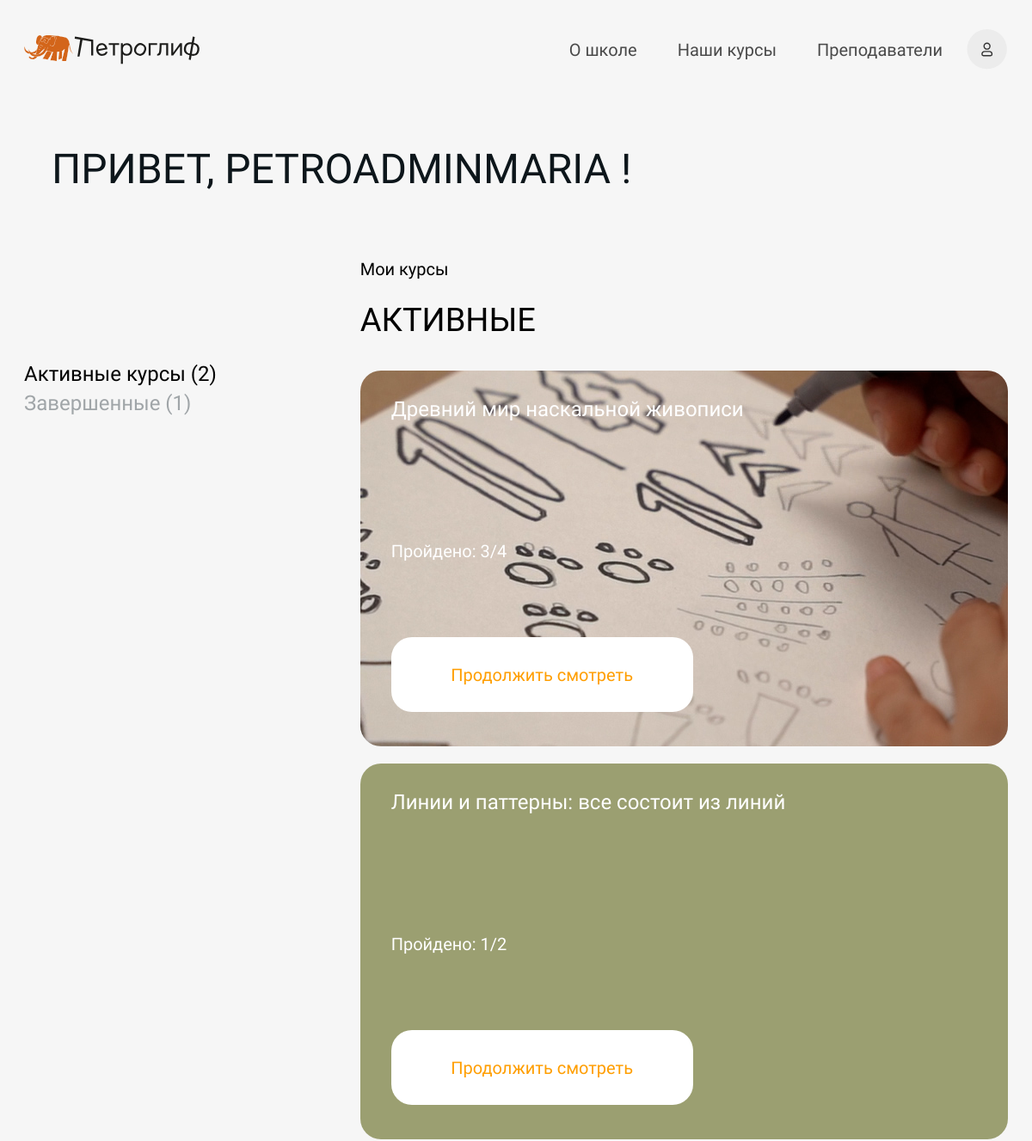
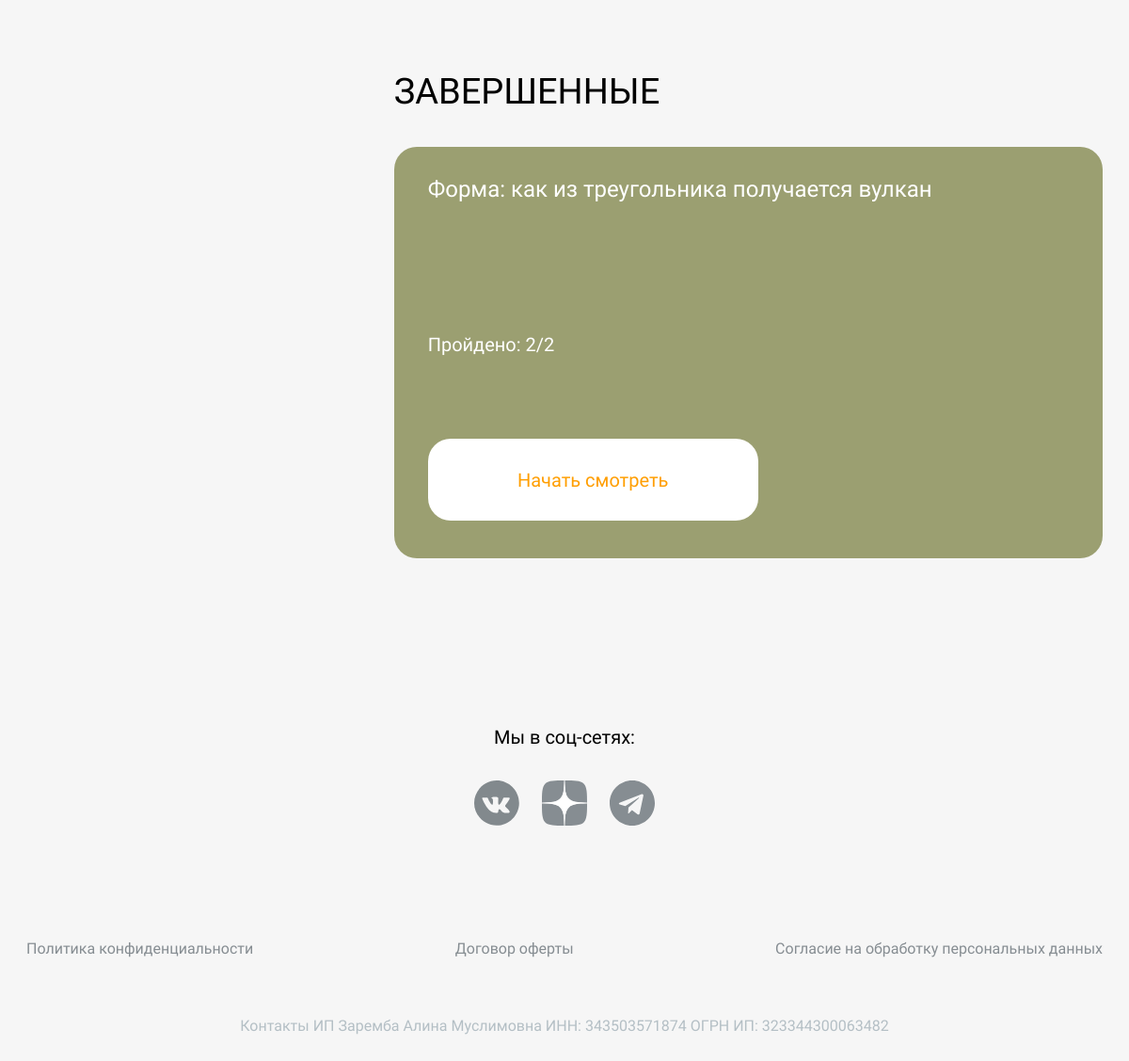
/self-account/ (signed in), run on the app's committed database (2 pictures, top to bottom).
### authapp/models.py (models this page shows, shortened)
class StudentUser(AbstractUser):
    id = models.UUIDField(default=uuid4, primary_key=True)
    username = None
    first_name = models.CharField(verbose_name="Имя", max_length=30, blank=False)
    email = models.EmailField(verbose_name="Адрес электронной почты", unique=True, blank=False,
                              validators=[EmailValidator])
    phone_number = models.CharField(verbose_name="Номер телефона", max_length=13, unique=True, blank=False)
    age = models.IntegerField(verbose_name="Возраст", blank=True, null=True)
    bio = models.TextField(verbose_name="Биография", blank=True)
    courses = models.ManyToManyField(Course, verbose_name="Курсы", blank=True, related_name="students")
    created_at = models.DateTimeField(verbose_name='Создан', auto_now_add=True)
    updated_at = models.DateTimeField(verbose_name='Обновлен', auto_now=True)
    deleted = models.BooleanField(default=False)
    activation_key = models.CharField(max_length=128, blank=True)
    activation_key_expires = models.DateTimeField(default=(now() + timedelta(hours=48)))
    objects = StudentUserManager()
    USERNAME_FIELD = 'email'
    REQUIRED_FIELDS = ['first_name', 'phone_number']

### mainapp/models.py (models this page shows, shortened)
class Course(models.Model):
    class CourseCategory(models.TextChoices):
        ART = ("ART", "ИСКУССТВО")
        DESIGN = ("DESIGN", "ДИЗАЙН")
        SOFT_SKILLS = ("SOFT_SKILLS", "SOFT SKILLS")
    id = models.UUIDField(default=uuid4, primary_key=True)
    title = models.CharField(verbose_name="Название курса", max_length=150)
    slug = models.SlugField(verbose_name="URL", max_length=200, unique=True, blank=True, null=True)
    category = models.CharField(verbose_name="Категория курса", max_length=11, choices=CourseCategory.choices)
    note = models.CharField(verbose_name="Цель курса", max_length=200, blank=True)
    description = models.TextField(verbose_name="Описание курса", blank=True)
    price = models.IntegerField(verbose_name="Стоимость курса")
    image = models.ImageField(verbose_name="Изображение", blank=True, null=True, upload_to="сourses_images")
    talents = models.ManyToManyField(Talent, verbose_name="Навыки, которые дает курс", related_name="courses")
    benefits = models.ManyToManyField(Benefit, verbose_name="Польза курса", related_name="courses")
    duration = models.CharField(verbose_name="Продолжительность курса", max_length=25, blank=True)
    age_group = models.CharField(verbose_name="Возрастная группа", max_length=25, blank=True)
    tools = models.TextField(verbose_name="Необходимые материалы и инструменты для курса", blank=True)
    preparation = models.ForeignKey(Preparation, verbose_name="Уровень подготовки", on_delete=models.CASCADE,
                                    null=True, related_name="courses")
    filling = models.TextField(verbose_name="Наполнение курса", blank=True)
    mentors = models.ManyToManyField(Mentor, verbose_name="Менторы", related_name="courses")
    question_lessons_features = models.TextField(verbose_name="Как проходят занятия на курсе?")
    question_access_duration = models.TextField(verbose_name="На сколько по времени доступен курс?")
    question_homework = models.TextField(verbose_name="Что насчет домашнего задания?")
    question_joining_telegram_chat = models.TextField(verbose_name="Что я получу, вступив в телеграм-канал курса?")
    question_paid_no_access = models.TextField(verbose_name="Я оплатил и не получил доступ к курсу")
    telegram_channel_link = models.URLField(verbose_name="Ссылка на тг-канал", blank=True, null=True)
    on_sale = models.BooleanField(verbose_name="В продаже", default = False)
    is_popular = models.BooleanField(verbose_name="Популярный", default=False)
    created_at = models.DateTimeField(verbose_name='Создан', auto_now_add=True)
    updated_at = models.DateTimeField(verbose_name='Обновлен', auto_now=True)
    deleted = models.BooleanField(verbose_name="Удален", default=False)
    class Meta:
        verbose_name = "Курс"
        verbose_name_plural = "Курсы"
        ordering = ["title"]

### mainapp/views.py (the view)
# urls.py: path('self-account/', main_views.view_self_account, name='self-account'),
def view_self_account(request):
    current_user = request.user
    if current_user.is_authenticated:
        account_courses = {}
        active_courses = 0
        completed_courses = 0
        courses = current_user.courses.all()
        for course in courses:
            account_courses[course.id] = {}
            account_courses[course.id]['title'] = course.title
            account_courses[course.id]['slug'] = course.slug
            account_courses[course.id]['image'] = course.image
            account_courses[course.id]['lesons_count'] = course.lessons.count()
            studentCourse = mainapp_models.StudentCourse.objects.filter(user=current_user) & mainapp_models.StudentCourse.objects.filter(course=course)
            if studentCourse:
                account_courses[course.id]['lesons_view'] = studentCourse[0].lesson_number - 1
            else:
                account_courses[course.id]['lesons_view'] = 0
            if account_courses[course.id]['lesons_count'] > account_courses[course.id]['lesons_view']:
                account_courses[course.id]['is_active'] = True
                active_courses += 1
            else:
                account_courses[course.id]['is_active'] = False
                completed_courses += 1
        context = {'user': current_user,
                   'active_courses': active_courses,
                   'completed_courses': completed_courses,
                   'account_courses': account_courses,
                   }
        return render(request, 'mainapp/user_page.html', context)
    else:
        messages.error(request, 'Для входа в личный кабинет Вам необходимо авторизоваться')
        return redirect('index')

### authapp/auth.py (called while the page is built)
    def get_user(self, user_id):
        try:
            return User.objects.get(pk=user_id)
        except User.DoesNotExist:
            return None

### mainapp/templates/mainapp/user_page.html (shortened to what this page needs)
{% extends "mainapp/base.html" %}
{% block content %}
    {% include "mainapp/parts_pages/account_courses.html" %}
{% endblock %}

### mainapp/templates/mainapp/base.html (shortened to what this page needs)
{% load static %}
<!DOCTYPE html>
<html lang="ru">
<head>
    <link href="{% static 'css/index.css' %}" rel="stylesheet">
    <link href="{% static 'css/course.css' %}" rel="stylesheet">
    <link href="{% static 'css/account.css' %}" rel="stylesheet">
</head>
<body>
    <div class="site-box">
        <header id="header">
            <div>
            <div class="header__logo_max"><a href="/">
            </a></div>
            </div>
            <div class="header__buttons">
                <nav class="header__menu">
                    <ul>
                        <li class="bottom_line_slider"><a href="/#anchor-about">О школе</a></li>
                        <li class="bottom_line_slider"><a href="/courses-all/">Наши курсы</a></li>
                        <li class="bottom_line_slider"><a href="/#anchor-mentors">Преподаватели</a></li>
                    </ul>
                </nav>
            </div>
        </header>
    </div>
    {% block content %}
    {% endblock %}
    <div class="site-box">
        <footer>
            <span>Мы в соц-сетях:</span>
            <ul>
                <li><a href="https://vk.com/petrocreative" target="_blank"><img src="{% static 'img/vk.svg' %}" alt="VK"></a></li>
                <li><a href="https://dzen.ru/id/65527afd3a2cd66a5960c1fc" target="_blank"><img src="{% static 'img/yandex_zen.svg' %}" alt=""></a></li>
                <li><a href="https://t.me/petrocreative" target="_blank"><img src="{% static 'img/tg.svg' %}" alt="Telegram"></a></li>
            </ul>
            <div class="footer_politics">
                <div id="footer_politics_pc"><a href="{% url 'documents' name="privacy_policy" %}">Политика конфиденциальности</a></div>
                <div id="footer_politics_of"><a href="{% url 'documents' name="offer" %}">Договор оферты</a></div>
                <div id="footer_politics_sd"><a href="{% url 'documents' name="consent_to_personal_data_processing" %}">Согласие на обработку персональных данных</a></div>
            </div>
            <div class="footer_self">Контакты ИП Заремба Алина Муслимовна ИНН: 343503571874 ОГРН ИП: 323344300063482</div>
        </footer>
    </div>
</body>
</html>

### mainapp/templates/mainapp/parts_pages/account_courses.html
{% load static %}
<div class="site-box">
    <h1 class="section__title">Привет, {{ user.first_name }} !</h1>
</div>
<div class="site-box">
    <div class="account__courses-my">
        <div class="account__courses-my-nothing"></div>
        <div class="account__courses-my-text">Мои курсы</div>
    </div>
    <div class="account__courses">
        <div class="account__courses-stat">
            <p class="account__courses-stat-active">Активные курсы ({{ active_courses }})</p>
            <p class="account__courses-stat-end">Завершенные ({{ completed_courses }})</p>
        </div>
        <div class="account__courses-data">
            <p class="account__courses-active">АКТИВНЫЕ</p>
            {% if active_courses <= 0 %}
            <div class="account__courses-none">
                <p>У вас нет активных курсов</p>
                <a href="/#anchor-courses" class="account__courses-buy">Выбрать курс</a>
            </div>
            {% else %}
                {% for key, value in account_courses.items %}
                    {% if value.is_active %}
                    <div class="account__courses-card">
                        <img src="/media/{{ value.image }}" alt="" class="account__courses-card-img">
                        <p class="account__courses-card-name">{{ value.title }}</p>
                        <p class="account__courses-card-count">Пройдено: {{ value.lesons_view }}/{{ value.lesons_count }}</p>
                        <a href="/self-account/course/{{ value.slug }}/" class="account__courses-card-a">
                            <div class="account__courses-card-btn">Продолжить смотреть</div>
                        </a>
                    </div>
                    {% endif %}
                {% endfor %}
            {% endif %}
        </div>
    </div>
</div>
<div class="site-box">
    <div class="account__courses">
        <div class="account__courses-stat"></div>
        <div class="account__courses-data">
            <p class="account__courses-active">ЗАВЕРШЕННЫЕ</p>
            {% if completed_courses <= 0 %}
            <div class="account__courses-none">
                <p>У вас нет завершенных курсов</p>
            </div>
            {% else %}
                {% for key, value in account_courses.items %}
                    {% if not value.is_active %}
                    <div class="account__courses-card">
                        <img src="/media/{{ value.image }}" alt="" class="account__courses-card-img">
                        <p class="account__courses-card-name">{{ value.title }}</p>
                        <p class="account__courses-card-count">Пройдено: {{ value.lesons_view }}/{{ value.lesons_count }}</p>
                        <a href="/self-account/course/{{ value.slug }}/" class="account__courses-card-a">
                            <div class="account__courses-card-btn">Начать смотреть</div>
                        </a>
                    </div>
                    {% endif %}
                {% endfor %}
            {% endif %}
        </div>
    </div>
    <div class="account__null"></div>
</div>

### mainapp/static/css/index.css (style rules this page uses)
* { margin: 0; padding: 0; }
body { font-family: 'Onest', sans-serif; font-size: 16px; font-weight: 300; line-height: 1; background: #F6F6F6; }
.site-box { max-width: 1224px; min-width: 347px; padding: 0 clamp(14px, 3vw, 28px); margin: 0 auto; font-weight: 400; }
.section__title { color: #0D161B; font-size: clamp(2.375rem, 4vw, 3.5rem); font-weight: 400; text-transform: uppercase; padding: clamp(40px, 6vw, 100px) calc(clamp(40px, 6vw, 76px) - 40px) clamp(40px, 6vw, 80px); }
header { width: 100%; display: flex; justify-content: space-between; align-items: center; font-weight: 400; position: relative; margin-top: calc(77px - clamp(20px, 4vw, 43px)); margin-bottom: calc(77px - clamp(57px, 4vw, 63px)); }
.header__logo_obj_max { width: clamp(161px, 17vw, 249px); aspect-ratio: 249/41; overflow: hidden; display: flex; justify-content: center; align-items: center; }
.header__menu { width: 100%; display: flex; align-items: center; }
.header__menu ul { display: flex; gap: clamp(27px, 4vw, 47px); list-style: none; justify-content: space-around; }
.bottom_line_slider a { text-decoration: none; font-size: clamp(1rem, 3vw, 1.25rem); color: rgba(0, 0, 0, 0.7); font-style: normal; font-weight: 400; text-wrap: nowrap; position: relative; }
.bottom_line_slider a::before { content: ''; width: 0; height: 3px; background-color: #95AA99; position: absolute; top: 90%; left: 0; transition: .5s; mix-blend-mode: multiply; }
.bottom_line_slider a::after { content: ''; width: 0; height: 3px; background-color: #D9D9D9; position: absolute; top: 90%; right: 0; transition: .5s; mix-blend-mode: multiply; }
.header__buttons { display: flex; gap: 19px; position: relative; }
.header__buttons a { text-decoration: none; }
footer { display: flex; flex-direction: column; margin: 0px auto; }
footer span { margin: 0 auto; font-weight: 300; font-size: clamp(1.125rem, 2vw, 1.25rem); }
footer ul { display: flex; list-style: none; margin: clamp(30px, 3vw, 62px) auto 0px; gap: clamp(12px, 2vw, 26px); }
footer ul li img { width: clamp(40px, 4vw, 75px); height: clamp(40px, 4vw, 75px); }
.footer_politics { display: flex; justify-content: space-between; gap: 17px; margin-top: clamp(57px, 10vw, 137px); margin-bottom: clamp(27px, 5.5vw, 77px); }
.footer_politics div a { color: #868D92; font-size: clamp(0.75rem, 4vw, 1rem); text-decoration: none; }
.footer_self { display: flex; justify-content: center; color: #B4BFC5; font-size: clamp(0.75rem, 4vw, 1rem); margin-bottom: clamp(27px, 5vw, 77px); }
.header__self-account { height: clamp(37px, 4vw, 47px); width: clamp(57px, 4vw, 67px); cursor: pointer; }

### data on the page
StudentUser: first_name "PETROADMINMARIA"
Course: image (picture), title "Древний мир наскальной живописи"
Course: image (picture), title "Линии и паттерны: все состоит из линий"
Course: image (picture), title "Форма: как из треугольника получается вулкан"

### other printed values
{{ active_courses }} "2"
{{ completed_courses }} "1"
{{ value.lesons_view }} "3" "1"
{{ value.lesons_count }} "4" "2"
{{ value.lesons_view }} "2"
{{ value.lesons_count }} "2"
